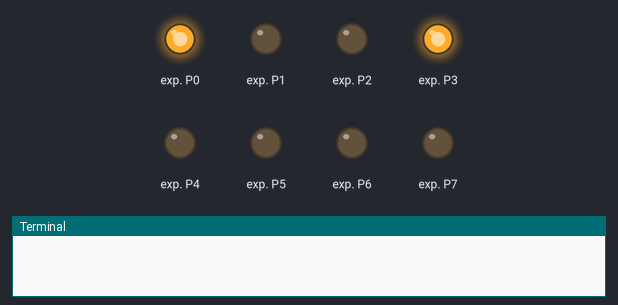
The program below on a simulated Raspberry Pi (BCM pin numbers). Parts: output pins drawn as LEDs (lit = HIGH), the last lines printed to the terminal. At 2.0 s the program stops and its outputs stay as they are.

Above: at 0.1 s.
At 2.1 s:
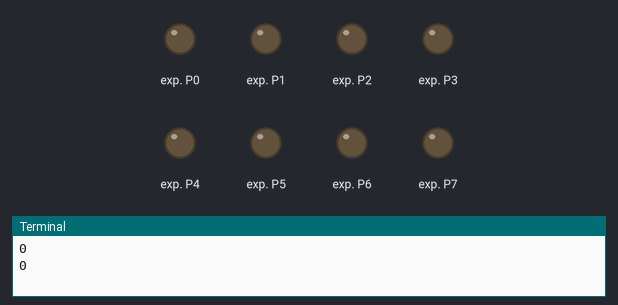
Timing chart, 0 to 3.5 s (numbered marks = the images above):
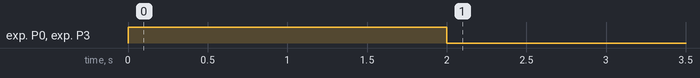

Measured:
- by itself, exp. P0, exp. P3: LOW → HIGH at 0.00 s, → LOW 2.0 s later

The program:

main.py
```python
import smbus
import time

class PCF8574:

    def __init__(self, addr, rev=1):
        self._bus = smbus.SMBus(rev)
        self._addr = addr
        self._pin_state = [0, 0, 0, 0,
                   0, 0, 0, 0]
        self._bus.write_byte(self._addr, 0x0)

    def write(self, pin, state):
        data = 0;
        self._pin_state[pin] = state

        for i, state in enumerate(self._pin_state):
            if state == 1:
                data = data +  2**i

        data = int(hex(data), 16)

        self._bus.write_byte(self._addr, data)

        return hex(data)

    def read(self, pin):
        data = self._bus.read_byte(self._addr)
        data = format(data, "0>8b")
        pin += 1
        return int(data[-pin])


pcf8574 = PCF8574(0x20)

pcf8574.write(0, 1)
pcf8574.write(3, 1)

time.sleep(2)

print(pcf8574.read(6))
print(pcf8574.read(7))

pcf8574.write(0, 0)
pcf8574.write(3, 0)
```
